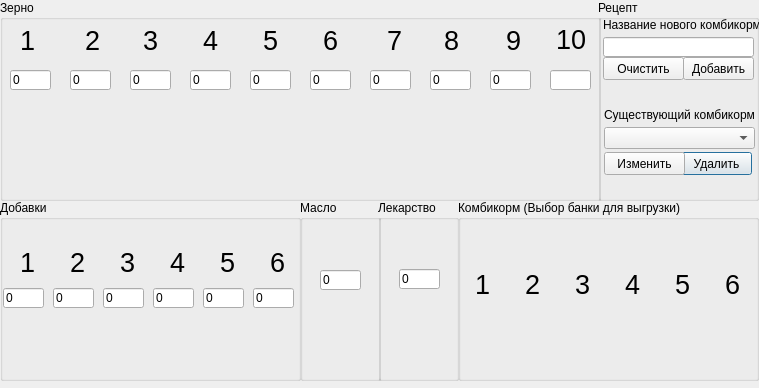
<?xml version="1.0" encoding="UTF-8"?>
<ui version="4.0">
 <class>Dialog_recept</class>
 <widget class="QDialog" name="Dialog_recept">
  <property name="geometry">
   <rect>
    <x>0</x>
    <y>0</y>
    <width>759</width>
    <height>388</height>
   </rect>
  </property>
  <property name="windowTitle">
   <string>Dialog</string>
  </property>
  <widget class="QGroupBox" name="groupBox_6">
   <property name="geometry">
    <rect>
     <x>598</x>
     <y>0</y>
     <width>161</width>
     <height>201</height>
    </rect>
   </property>
   <property name="title">
    <string>Рецепт</string>
   </property>
   <widget class="QPushButton" name="pushButton_4">
    <property name="geometry">
     <rect>
      <x>83</x>
      <y>152</y>
      <width>71</width>
      <height>23</height>
     </rect>
    </property>
    <property name="text">
     <string>Удалить</string>
    </property>
   </widget>
   <widget class="QLineEdit" name="lineEdit">
    <property name="geometry">
     <rect>
      <x>5</x>
      <y>37</y>
      <width>151</width>
      <height>20</height>
     </rect>
    </property>
   </widget>
   <widget class="QPushButton" name="pushButton">
    <property name="geometry">
     <rect>
      <x>5</x>
      <y>57</y>
      <width>81</width>
      <height>23</height>
     </rect>
    </property>
    <property name="text">
     <string>Очистить</string>
    </property>
   </widget>
   <widget class="QComboBox" name="comboBox">
    <property name="geometry">
     <rect>
      <x>6</x>
      <y>127</y>
      <width>151</width>
      <height>22</height>
     </rect>
    </property>
   </widget>
   <widget class="QPushButton" name="pushButton_3">
    <property name="geometry">
     <rect>
      <x>6</x>
      <y>152</y>
      <width>81</width>
      <height>23</height>
     </rect>
    </property>
    <property name="text">
     <string>Изменить</string>
    </property>
   </widget>
   <widget class="QLabel" name="label">
    <property name="geometry">
     <rect>
      <x>5</x>
      <y>17</y>
      <width>161</width>
      <height>16</height>
     </rect>
    </property>
    <property name="text">
     <string>Название нового комбикорма</string>
    </property>
   </widget>
   <widget class="QLabel" name="label_2">
    <property name="geometry">
     <rect>
      <x>6</x>
      <y>107</y>
      <width>161</width>
      <height>16</height>
     </rect>
    </property>
    <property name="text">
     <string>Существующий комбикорм</string>
    </property>
   </widget>
   <widget class="QPushButton" name="pushButton_2">
    <property name="geometry">
     <rect>
      <x>85</x>
      <y>57</y>
      <width>71</width>
      <height>23</height>
     </rect>
    </property>
    <property name="text">
     <string>Добавить</string>
    </property>
   </widget>
  </widget>
  <widget class="QGroupBox" name="groupBox_5">
   <property name="geometry">
    <rect>
     <x>378</x>
     <y>200</y>
     <width>81</width>
     <height>181</height>
    </rect>
   </property>
   <property name="title">
    <string>Лекарство</string>
   </property>
   <widget class="QLabel" name="maslo_2">
    <property name="geometry">
     <rect>
      <x>21</x>
      <y>49</y>
      <width>41</width>
      <height>81</height>
     </rect>
    </property>
    <property name="text">
     <string/>
    </property>
    <property name="pixmap">
     <pixmap>maslobochka.png</pixmap>
    </property>
   </widget>
   <widget class="QLineEdit" name="masloedit_2">
    <property name="geometry">
     <rect>
      <x>21</x>
      <y>69</y>
      <width>41</width>
      <height>20</height>
     </rect>
    </property>
    <property name="text">
     <string>0</string>
    </property>
   </widget>
  </widget>
  <widget class="QGroupBox" name="groupBox_3">
   <property name="geometry">
    <rect>
     <x>458</x>
     <y>200</y>
     <width>301</width>
     <height>181</height>
    </rect>
   </property>
   <property name="title">
    <string>Комбикорм (Выбор банки для выгрузки)</string>
   </property>
   <widget class="QLabel" name="label_14">
    <property name="geometry">
     <rect>
      <x>17</x>
      <y>74</y>
      <width>16</width>
      <height>21</height>
     </rect>
    </property>
    <property name="font">
     <font>
      <pointsize>20</pointsize>
     </font>
    </property>
    <property name="text">
     <string>1</string>
    </property>
   </widget>
   <widget class="QLabel" name="label_9">
    <property name="geometry">
     <rect>
      <x>167</x>
      <y>74</y>
      <width>16</width>
      <height>21</height>
     </rect>
    </property>
    <property name="font">
     <font>
      <pointsize>20</pointsize>
     </font>
    </property>
    <property name="text">
     <string>4</string>
    </property>
   </widget>
   <widget class="QLabel" name="siloskorm1">
    <property name="geometry">
     <rect>
      <x>5</x>
      <y>19</y>
      <width>41</width>
      <height>151</height>
     </rect>
    </property>
    <property name="text">
     <string/>
    </property>
    <property name="pixmap">
     <pixmap>silos.png</pixmap>
    </property>
   </widget>
   <widget class="QLabel" name="siloskorm2">
    <property name="geometry">
     <rect>
      <x>55</x>
      <y>18</y>
      <width>41</width>
      <height>151</height>
     </rect>
    </property>
    <property name="text">
     <string/>
    </property>
    <property name="pixmap">
     <pixmap>silos.png</pixmap>
    </property>
   </widget>
   <widget class="QLabel" name="siloskorm5">
    <property name="geometry">
     <rect>
      <x>205</x>
      <y>18</y>
      <width>41</width>
      <height>151</height>
     </rect>
    </property>
    <property name="text">
     <string/>
    </property>
    <property name="pixmap">
     <pixmap>silos.png</pixmap>
    </property>
   </widget>
   <widget class="QLabel" name="label_12">
    <property name="geometry">
     <rect>
      <x>117</x>
      <y>74</y>
      <width>16</width>
      <height>21</height>
     </rect>
    </property>
    <property name="font">
     <font>
      <pointsize>20</pointsize>
     </font>
    </property>
    <property name="text">
     <string>3</string>
    </property>
   </widget>
   <widget class="QLabel" name="label_10">
    <property name="geometry">
     <rect>
      <x>217</x>
      <y>74</y>
      <width>16</width>
      <height>21</height>
     </rect>
    </property>
    <property name="font">
     <font>
      <pointsize>20</pointsize>
     </font>
    </property>
    <property name="text">
     <string>5</string>
    </property>
   </widget>
   <widget class="QLabel" name="siloskorm3">
    <property name="geometry">
     <rect>
      <x>105</x>
      <y>18</y>
      <width>41</width>
      <height>151</height>
     </rect>
    </property>
    <property name="text">
     <string/>
    </property>
    <property name="pixmap">
     <pixmap>silos.png</pixmap>
    </property>
   </widget>
   <widget class="QLabel" name="siloskorm6">
    <property name="geometry">
     <rect>
      <x>255</x>
      <y>18</y>
      <width>41</width>
      <height>151</height>
     </rect>
    </property>
    <property name="text">
     <string/>
    </property>
    <property name="pixmap">
     <pixmap>silos.png</pixmap>
    </property>
   </widget>
   <widget class="QLabel" name="label_11">
    <property name="geometry">
     <rect>
      <x>267</x>
      <y>74</y>
      <width>16</width>
      <height>21</height>
     </rect>
    </property>
    <property name="font">
     <font>
      <pointsize>20</pointsize>
     </font>
    </property>
    <property name="text">
     <string>6</string>
    </property>
   </widget>
   <widget class="QLabel" name="label_13">
    <property name="geometry">
     <rect>
      <x>67</x>
      <y>74</y>
      <width>16</width>
      <height>21</height>
     </rect>
    </property>
    <property name="font">
     <font>
      <pointsize>20</pointsize>
     </font>
    </property>
    <property name="text">
     <string>2</string>
    </property>
   </widget>
   <widget class="QLabel" name="siloskorm4">
    <property name="geometry">
     <rect>
      <x>155</x>
      <y>18</y>
      <width>41</width>
      <height>151</height>
     </rect>
    </property>
    <property name="text">
     <string/>
    </property>
    <property name="pixmap">
     <pixmap>silos.png</pixmap>
    </property>
   </widget>
   <zorder>siloskorm1</zorder>
   <zorder>siloskorm2</zorder>
   <zorder>siloskorm5</zorder>
   <zorder>label_10</zorder>
   <zorder>siloskorm3</zorder>
   <zorder>siloskorm6</zorder>
   <zorder>label_11</zorder>
   <zorder>label_13</zorder>
   <zorder>siloskorm4</zorder>
   <zorder>label_12</zorder>
   <zorder>label_14</zorder>
   <zorder>label_9</zorder>
  </widget>
  <widget class="QGroupBox" name="groupBox">
   <property name="geometry">
    <rect>
     <x>0</x>
     <y>0</y>
     <width>601</width>
     <height>201</height>
    </rect>
   </property>
   <property name="title">
    <string>Зерно</string>
   </property>
   <widget class="QLabel" name="zernosilos_10">
    <property name="geometry">
     <rect>
      <x>550</x>
      <y>10</y>
      <width>51</width>
      <height>161</height>
     </rect>
    </property>
    <property name="text">
     <string/>
    </property>
    <property name="pixmap">
     <pixmap>silos.png</pixmap>
    </property>
   </widget>
   <widget class="QLabel" name="zernosilos_3">
    <property name="geometry">
     <rect>
      <x>130</x>
      <y>10</y>
      <width>51</width>
      <height>161</height>
     </rect>
    </property>
    <property name="text">
     <string/>
    </property>
    <property name="pixmap">
     <pixmap>silos.png</pixmap>
    </property>
   </widget>
   <widget class="QLabel" name="zernosilos">
    <property name="geometry">
     <rect>
      <x>10</x>
      <y>10</y>
      <width>51</width>
      <height>161</height>
     </rect>
    </property>
    <property name="text">
     <string/>
    </property>
    <property name="pixmap">
     <pixmap>silos.png</pixmap>
    </property>
   </widget>
   <widget class="QLabel" name="zernosilos_2">
    <property name="geometry">
     <rect>
      <x>70</x>
      <y>10</y>
      <width>51</width>
      <height>161</height>
     </rect>
    </property>
    <property name="text">
     <string/>
    </property>
    <property name="pixmap">
     <pixmap>silos.png</pixmap>
    </property>
   </widget>
   <widget class="QLabel" name="zernosilos_9">
    <property name="geometry">
     <rect>
      <x>370</x>
      <y>10</y>
      <width>51</width>
      <height>161</height>
     </rect>
    </property>
    <property name="text">
     <string/>
    </property>
    <property name="pixmap">
     <pixmap>silos.png</pixmap>
    </property>
   </widget>
   <widget class="QLabel" name="zernosilos_4">
    <property name="geometry">
     <rect>
      <x>310</x>
      <y>10</y>
      <width>51</width>
      <height>161</height>
     </rect>
    </property>
    <property name="text">
     <string/>
    </property>
    <property name="pixmap">
     <pixmap>silos.png</pixmap>
    </property>
   </widget>
   <widget class="QLabel" name="zernosilos_5">
    <property name="geometry">
     <rect>
      <x>190</x>
      <y>10</y>
      <width>51</width>
      <height>161</height>
     </rect>
    </property>
    <property name="text">
     <string/>
    </property>
    <property name="pixmap">
     <pixmap>silos.png</pixmap>
    </property>
   </widget>
   <widget class="QLabel" name="zernosilos_7">
    <property name="geometry">
     <rect>
      <x>430</x>
      <y>10</y>
      <width>51</width>
      <height>161</height>
     </rect>
    </property>
    <property name="text">
     <string/>
    </property>
    <property name="pixmap">
     <pixmap>silos.png</pixmap>
    </property>
   </widget>
   <widget class="QLabel" name="zernosilos_6">
    <property name="geometry">
     <rect>
      <x>250</x>
      <y>10</y>
      <width>51</width>
      <height>161</height>
     </rect>
    </property>
    <property name="text">
     <string/>
    </property>
    <property name="pixmap">
     <pixmap>silos.png</pixmap>
    </property>
   </widget>
   <widget class="QLineEdit" name="zernoedit1">
    <property name="geometry">
     <rect>
      <x>10</x>
      <y>70</y>
      <width>41</width>
      <height>20</height>
     </rect>
    </property>
    <property name="text">
     <string>0</string>
    </property>
   </widget>
   <widget class="QLineEdit" name="zernoedit2">
    <property name="geometry">
     <rect>
      <x>70</x>
      <y>70</y>
      <width>41</width>
      <height>20</height>
     </rect>
    </property>
    <property name="text">
     <string>0</string>
    </property>
   </widget>
   <widget class="QLineEdit" name="zernoedit3">
    <property name="geometry">
     <rect>
      <x>130</x>
      <y>70</y>
      <width>41</width>
      <height>20</height>
     </rect>
    </property>
    <property name="text">
     <string>0</string>
    </property>
   </widget>
   <widget class="QLineEdit" name="zernoedit4">
    <property name="geometry">
     <rect>
      <x>190</x>
      <y>70</y>
      <width>41</width>
      <height>20</height>
     </rect>
    </property>
    <property name="text">
     <string>0</string>
    </property>
   </widget>
   <widget class="QLineEdit" name="zernoedit5">
    <property name="geometry">
     <rect>
      <x>250</x>
      <y>70</y>
      <width>41</width>
      <height>20</height>
     </rect>
    </property>
    <property name="text">
     <string>0</string>
    </property>
   </widget>
   <widget class="QLineEdit" name="zernoedit6">
    <property name="geometry">
     <rect>
      <x>310</x>
      <y>70</y>
      <width>41</width>
      <height>20</height>
     </rect>
    </property>
    <property name="text">
     <string>0</string>
    </property>
   </widget>
   <widget class="QLineEdit" name="zernoedit7">
    <property name="geometry">
     <rect>
      <x>370</x>
      <y>70</y>
      <width>41</width>
      <height>20</height>
     </rect>
    </property>
    <property name="text">
     <string>0</string>
    </property>
   </widget>
   <widget class="QLineEdit" name="zernoedit8">
    <property name="geometry">
     <rect>
      <x>430</x>
      <y>70</y>
      <width>41</width>
      <height>20</height>
     </rect>
    </property>
    <property name="text">
     <string>0</string>
    </property>
   </widget>
   <widget class="QLineEdit" name="zernoedit9">
    <property name="geometry">
     <rect>
      <x>490</x>
      <y>70</y>
      <width>41</width>
      <height>20</height>
     </rect>
    </property>
    <property name="text">
     <string>0</string>
    </property>
   </widget>
   <widget class="QLineEdit" name="zernoedit10">
    <property name="geometry">
     <rect>
      <x>550</x>
      <y>70</y>
      <width>41</width>
      <height>20</height>
     </rect>
    </property>
   </widget>
   <widget class="QLabel" name="label_15">
    <property name="geometry">
     <rect>
      <x>323</x>
      <y>30</y>
      <width>16</width>
      <height>21</height>
     </rect>
    </property>
    <property name="font">
     <font>
      <pointsize>20</pointsize>
     </font>
    </property>
    <property name="text">
     <string>6</string>
    </property>
   </widget>
   <widget class="QLabel" name="label_16">
    <property name="geometry">
     <rect>
      <x>203</x>
      <y>30</y>
      <width>16</width>
      <height>21</height>
     </rect>
    </property>
    <property name="font">
     <font>
      <pointsize>20</pointsize>
     </font>
    </property>
    <property name="text">
     <string>4</string>
    </property>
   </widget>
   <widget class="QLabel" name="label_17">
    <property name="geometry">
     <rect>
      <x>20</x>
      <y>30</y>
      <width>16</width>
      <height>21</height>
     </rect>
    </property>
    <property name="font">
     <font>
      <pointsize>20</pointsize>
     </font>
    </property>
    <property name="text">
     <string>1</string>
    </property>
   </widget>
   <widget class="QLabel" name="label_18">
    <property name="geometry">
     <rect>
      <x>143</x>
      <y>30</y>
      <width>16</width>
      <height>21</height>
     </rect>
    </property>
    <property name="font">
     <font>
      <pointsize>20</pointsize>
     </font>
    </property>
    <property name="text">
     <string>3</string>
    </property>
   </widget>
   <widget class="QLabel" name="label_19">
    <property name="geometry">
     <rect>
      <x>263</x>
      <y>30</y>
      <width>16</width>
      <height>21</height>
     </rect>
    </property>
    <property name="font">
     <font>
      <pointsize>20</pointsize>
     </font>
    </property>
    <property name="text">
     <string>5</string>
    </property>
   </widget>
   <widget class="QLabel" name="label_20">
    <property name="geometry">
     <rect>
      <x>85</x>
      <y>30</y>
      <width>16</width>
      <height>21</height>
     </rect>
    </property>
    <property name="font">
     <font>
      <pointsize>20</pointsize>
     </font>
    </property>
    <property name="text">
     <string>2</string>
    </property>
   </widget>
   <widget class="QLabel" name="zernosilos_11">
    <property name="geometry">
     <rect>
      <x>490</x>
      <y>10</y>
      <width>51</width>
      <height>161</height>
     </rect>
    </property>
    <property name="text">
     <string/>
    </property>
    <property name="pixmap">
     <pixmap>silos.png</pixmap>
    </property>
   </widget>
   <widget class="QLabel" name="label_21">
    <property name="geometry">
     <rect>
      <x>556</x>
      <y>29</y>
      <width>31</width>
      <height>21</height>
     </rect>
    </property>
    <property name="font">
     <font>
      <pointsize>20</pointsize>
     </font>
    </property>
    <property name="text">
     <string>10</string>
    </property>
   </widget>
   <widget class="QLabel" name="label_22">
    <property name="geometry">
     <rect>
      <x>444</x>
      <y>30</y>
      <width>16</width>
      <height>21</height>
     </rect>
    </property>
    <property name="font">
     <font>
      <pointsize>20</pointsize>
     </font>
    </property>
    <property name="text">
     <string>8</string>
    </property>
   </widget>
   <widget class="QLabel" name="label_23">
    <property name="geometry">
     <rect>
      <x>506</x>
      <y>30</y>
      <width>16</width>
      <height>21</height>
     </rect>
    </property>
    <property name="font">
     <font>
      <pointsize>20</pointsize>
     </font>
    </property>
    <property name="text">
     <string>9</string>
    </property>
   </widget>
   <widget class="QLabel" name="label_24">
    <property name="geometry">
     <rect>
      <x>387</x>
      <y>30</y>
      <width>16</width>
      <height>21</height>
     </rect>
    </property>
    <property name="font">
     <font>
      <pointsize>20</pointsize>
     </font>
    </property>
    <property name="text">
     <string>7</string>
    </property>
   </widget>
   <zorder>zernosilos_11</zorder>
   <zorder>zernosilos_10</zorder>
   <zorder>zernosilos_3</zorder>
   <zorder>zernosilos</zorder>
   <zorder>zernosilos_2</zorder>
   <zorder>zernosilos_9</zorder>
   <zorder>zernosilos_4</zorder>
   <zorder>zernosilos_5</zorder>
   <zorder>zernosilos_7</zorder>
   <zorder>zernosilos_6</zorder>
   <zorder>zernoedit1</zorder>
   <zorder>zernoedit2</zorder>
   <zorder>zernoedit3</zorder>
   <zorder>zernoedit4</zorder>
   <zorder>zernoedit5</zorder>
   <zorder>zernoedit6</zorder>
   <zorder>zernoedit7</zorder>
   <zorder>zernoedit8</zorder>
   <zorder>zernoedit9</zorder>
   <zorder>zernoedit10</zorder>
   <zorder>label_15</zorder>
   <zorder>label_16</zorder>
   <zorder>label_17</zorder>
   <zorder>label_18</zorder>
   <zorder>label_19</zorder>
   <zorder>label_20</zorder>
   <zorder>label_21</zorder>
   <zorder>label_22</zorder>
   <zorder>label_23</zorder>
   <zorder>label_24</zorder>
  </widget>
  <widget class="QGroupBox" name="groupBox_4">
   <property name="geometry">
    <rect>
     <x>300</x>
     <y>200</y>
     <width>81</width>
     <height>181</height>
    </rect>
   </property>
   <property name="title">
    <string>Масло </string>
   </property>
   <widget class="QLabel" name="maslo">
    <property name="geometry">
     <rect>
      <x>20</x>
      <y>50</y>
      <width>41</width>
      <height>81</height>
     </rect>
    </property>
    <property name="text">
     <string/>
    </property>
    <property name="pixmap">
     <pixmap>maslobochka.png</pixmap>
    </property>
   </widget>
   <widget class="QLineEdit" name="masloedit">
    <property name="geometry">
     <rect>
      <x>20</x>
      <y>70</y>
      <width>41</width>
      <height>20</height>
     </rect>
    </property>
    <property name="text">
     <string>0</string>
    </property>
   </widget>
  </widget>
  <widget class="QGroupBox" name="groupBox_2">
   <property name="geometry">
    <rect>
     <x>0</x>
     <y>200</y>
     <width>301</width>
     <height>181</height>
    </rect>
   </property>
   <property name="title">
    <string>Добавки</string>
   </property>
   <widget class="QLabel" name="dobavka4">
    <property name="geometry">
     <rect>
      <x>154</x>
      <y>40</y>
      <width>41</width>
      <height>101</height>
     </rect>
    </property>
    <property name="text">
     <string/>
    </property>
    <property name="pixmap">
     <pixmap>silos.png</pixmap>
    </property>
    <property name="scaledContents">
     <bool>true</bool>
    </property>
   </widget>
   <widget class="QLabel" name="dobavka2">
    <property name="geometry">
     <rect>
      <x>54</x>
      <y>40</y>
      <width>41</width>
      <height>101</height>
     </rect>
    </property>
    <property name="text">
     <string/>
    </property>
    <property name="pixmap">
     <pixmap>silos.png</pixmap>
    </property>
    <property name="scaledContents">
     <bool>true</bool>
    </property>
   </widget>
   <widget class="QLabel" name="dobavka5">
    <property name="geometry">
     <rect>
      <x>204</x>
      <y>40</y>
      <width>41</width>
      <height>101</height>
     </rect>
    </property>
    <property name="text">
     <string/>
    </property>
    <property name="pixmap">
     <pixmap>silos.png</pixmap>
    </property>
    <property name="scaledContents">
     <bool>true</bool>
    </property>
   </widget>
   <widget class="QLabel" name="dobavka6">
    <property name="geometry">
     <rect>
      <x>254</x>
      <y>40</y>
      <width>41</width>
      <height>101</height>
     </rect>
    </property>
    <property name="text">
     <string/>
    </property>
    <property name="pixmap">
     <pixmap>silos.png</pixmap>
    </property>
    <property name="scaledContents">
     <bool>true</bool>
    </property>
   </widget>
   <widget class="QLabel" name="dobavka3">
    <property name="geometry">
     <rect>
      <x>104</x>
      <y>40</y>
      <width>41</width>
      <height>101</height>
     </rect>
    </property>
    <property name="text">
     <string/>
    </property>
    <property name="pixmap">
     <pixmap>silos.png</pixmap>
    </property>
    <property name="scaledContents">
     <bool>true</bool>
    </property>
   </widget>
   <widget class="QLabel" name="dobavka1">
    <property name="geometry">
     <rect>
      <x>4</x>
      <y>40</y>
      <width>41</width>
      <height>101</height>
     </rect>
    </property>
    <property name="text">
     <string/>
    </property>
    <property name="pixmap">
     <pixmap>silos.png</pixmap>
    </property>
    <property name="scaledContents">
     <bool>true</bool>
    </property>
   </widget>
   <widget class="QLineEdit" name="dobavkaedit1">
    <property name="geometry">
     <rect>
      <x>3</x>
      <y>88</y>
      <width>41</width>
      <height>20</height>
     </rect>
    </property>
    <property name="text">
     <string>0</string>
    </property>
   </widget>
   <widget class="QLineEdit" name="dobavkaedit1_2">
    <property name="geometry">
     <rect>
      <x>53</x>
      <y>88</y>
      <width>41</width>
      <height>20</height>
     </rect>
    </property>
    <property name="text">
     <string>0</string>
    </property>
   </widget>
   <widget class="QLineEdit" name="dobavkaedit1_3">
    <property name="geometry">
     <rect>
      <x>103</x>
      <y>88</y>
      <width>41</width>
      <height>20</height>
     </rect>
    </property>
    <property name="text">
     <string>0</string>
    </property>
   </widget>
   <widget class="QLineEdit" name="dobavkaedit1_4">
    <property name="geometry">
     <rect>
      <x>153</x>
      <y>88</y>
      <width>41</width>
      <height>20</height>
     </rect>
    </property>
    <property name="text">
     <string>0</string>
    </property>
   </widget>
   <widget class="QLineEdit" name="dobavkaedit1_5">
    <property name="geometry">
     <rect>
      <x>203</x>
      <y>88</y>
      <width>41</width>
      <height>20</height>
     </rect>
    </property>
    <property name="text">
     <string>0</string>
    </property>
   </widget>
   <widget class="QLineEdit" name="dobavkaedit1_6">
    <property name="geometry">
     <rect>
      <x>253</x>
      <y>88</y>
      <width>41</width>
      <height>20</height>
     </rect>
    </property>
    <property name="text">
     <string>0</string>
    </property>
   </widget>
   <widget class="QLabel" name="label_25">
    <property name="geometry">
     <rect>
      <x>270</x>
      <y>52</y>
      <width>16</width>
      <height>21</height>
     </rect>
    </property>
    <property name="font">
     <font>
      <pointsize>20</pointsize>
     </font>
    </property>
    <property name="text">
     <string>6</string>
    </property>
   </widget>
   <widget class="QLabel" name="label_26">
    <property name="geometry">
     <rect>
      <x>170</x>
      <y>52</y>
      <width>16</width>
      <height>21</height>
     </rect>
    </property>
    <property name="font">
     <font>
      <pointsize>20</pointsize>
     </font>
    </property>
    <property name="text">
     <string>4</string>
    </property>
   </widget>
   <widget class="QLabel" name="label_27">
    <property name="geometry">
     <rect>
      <x>20</x>
      <y>52</y>
      <width>16</width>
      <height>21</height>
     </rect>
    </property>
    <property name="font">
     <font>
      <pointsize>20</pointsize>
     </font>
    </property>
    <property name="text">
     <string>1</string>
    </property>
   </widget>
   <widget class="QLabel" name="label_28">
    <property name="geometry">
     <rect>
      <x>120</x>
      <y>52</y>
      <width>16</width>
      <height>21</height>
     </rect>
    </property>
    <property name="font">
     <font>
      <pointsize>20</pointsize>
     </font>
    </property>
    <property name="text">
     <string>3</string>
    </property>
   </widget>
   <widget class="QLabel" name="label_29">
    <property name="geometry">
     <rect>
      <x>220</x>
      <y>52</y>
      <width>16</width>
      <height>21</height>
     </rect>
    </property>
    <property name="font">
     <font>
      <pointsize>20</pointsize>
     </font>
    </property>
    <property name="text">
     <string>5</string>
    </property>
   </widget>
   <widget class="QLabel" name="label_30">
    <property name="geometry">
     <rect>
      <x>70</x>
      <y>52</y>
      <width>16</width>
      <height>21</height>
     </rect>
    </property>
    <property name="font">
     <font>
      <pointsize>20</pointsize>
     </font>
    </property>
    <property name="text">
     <string>2</string>
    </property>
   </widget>
  </widget>
 </widget>
 <resources/>
 <connections/>
</ui>
